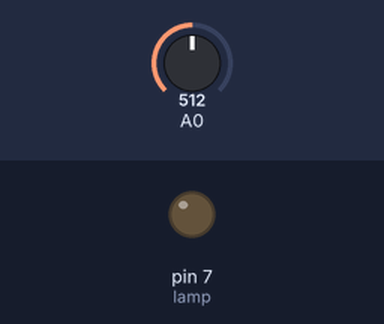
A sketch run on a simulated Arduino Uno, built with avr-gcc and run on an emulated ATmega328P. Shown: output pins drawn as LEDs (lit = HIGH). The test bench sets the inputs (shaded band); at power-on: A0 = 512.

Above: at 1.3 s.
1.4 s: A0 set to 315
3.2 s: A0 set to 282
At 4.5 s:
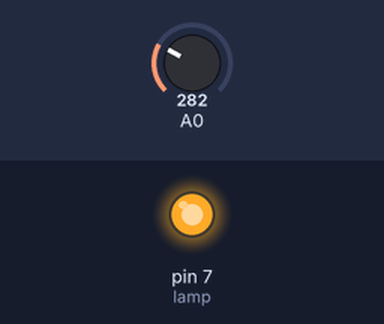
5.5 s: A0 set to 306
At 7.2 s:
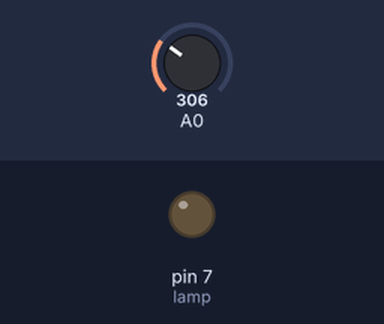
7.5 s: A0 set to 290
At 8.8 s:
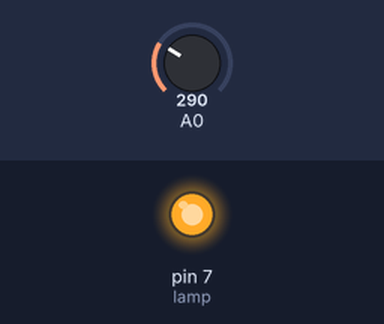
Timing chart, 0 to 10.5 s (numbered marks = the images above; inputs shaded):
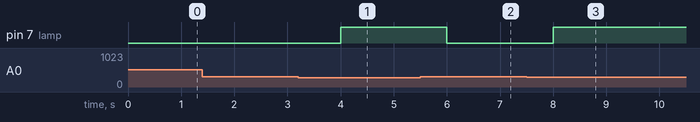

Measured:
- the behaviour switches between 300 and 299 on A0 (found by bisection; images 0 and 1)
- after the input at 1.4 s, every drawn part: stays the same
- after the input at 3.2 s, pin 7 (lamp): LOW → HIGH after 0.80 s
- after the input at 5.5 s, pin 7 (lamp): HIGH → LOW after 0.50 s
- after the input at 7.5 s, pin 7 (lamp): LOW → HIGH after 0.50 s

The sketch:

LED_by_LDR.ino
```cpp
const int lamp = 7;
boolean x = false;

void setup() {
  Serial.begin(9600);
  pinMode(lamp , OUTPUT);

}

void loop() {
    int c = analogRead(A0);
    delay(500);
    if ( c < 300 && x == false){
      digitalWrite(7,HIGH);
      x = true;
      delay(1000);
  }
  else if ( c > 300 && x == true){
    x = false;
    digitalWrite(7,LOW);
    delay(1000);
}
}
```
